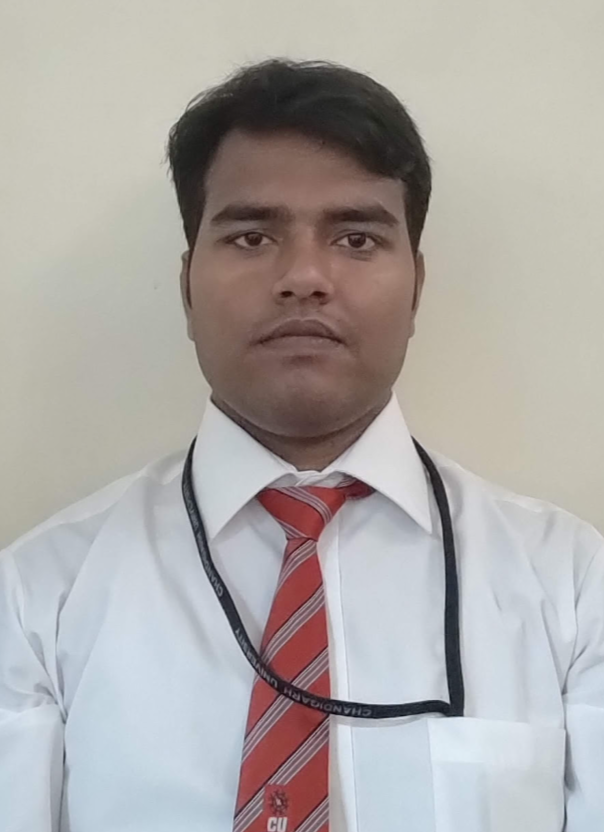
#> input picture 7th Sem/Computer Vision/CV Lab/images/Vivek.png, 604 x 832 px
$ jupyter execute WorkSheet_1.ipynb
#> lines starting #> are read from the running program, lines starting #| are printed output that depends on the picture
**Import necessary libraries**

[cell 1]
import cv2 as cv
import skimage.io as io
import matplotlib.pyplot as plt
import skimage.transform as transform
import skimage.segmentation as segmentation

**Load the image**

[cell 2]
image = io.imread('images/Vivek.png')
#> image is the input picture: shape (832, 604, 4); mean R, G, B, A 174, 169.8, 167.2, 255

**Display the original Dimension & images**

[cell 3]
print('Original Dimensions : ', image.shape)
#| Original Dimensions :  (832, 604, 4)
io.imshow(image)

**Using Transform the Image is resized**

[cell 4]
resized_image = transform.resize(image, (200, 200))
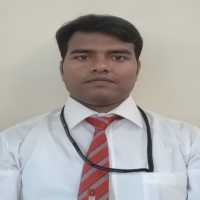
#> resized_image: shape (200, 200, 4) float64; mean R, G, B, A 0.682, 0.666, 0.656, 1; transparent parts drawn white
print('Resized Dimensions : ', resized_image.shape)
#| Resized Dimensions :  (200, 200, 4)
io.imshow(resized_image)

**Show Segmented Part of Image**

[cell 5]
segmented_image = segmentation.slic(image, n_segments=100)
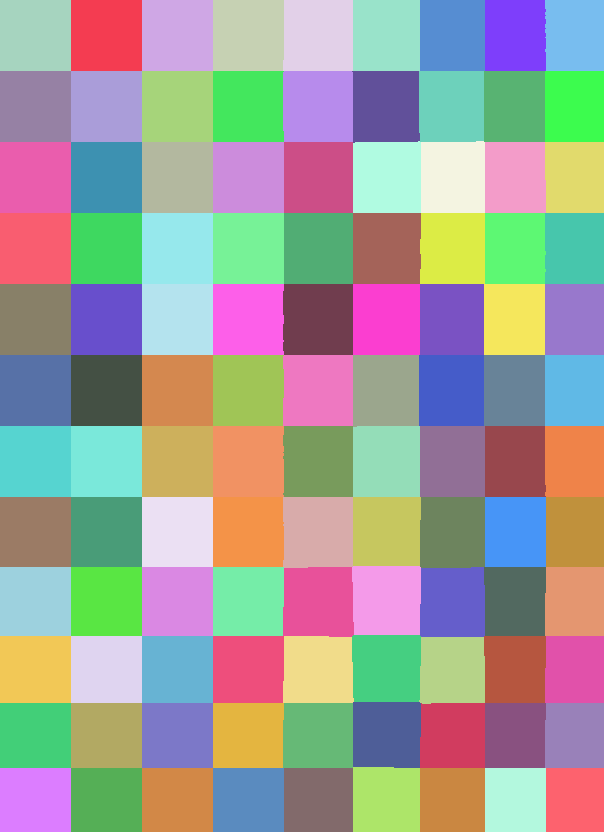
#> segmented_image: shape (832, 604) int64; 108 distinct labels, from 1 to 108; one colour per label, 0 black
io.imshow(segmented_image)

**Assign Plotting Style**

[cell 6]
plt.style.use('seaborn')

**Convert The Images in Different Category**

[cell 7]
loaded_image = cv.cvtColor(image,cv.COLOR_BGR2RGB)
gray_image = cv.cvtColor(loaded_image,cv.COLOR_BGR2GRAY)
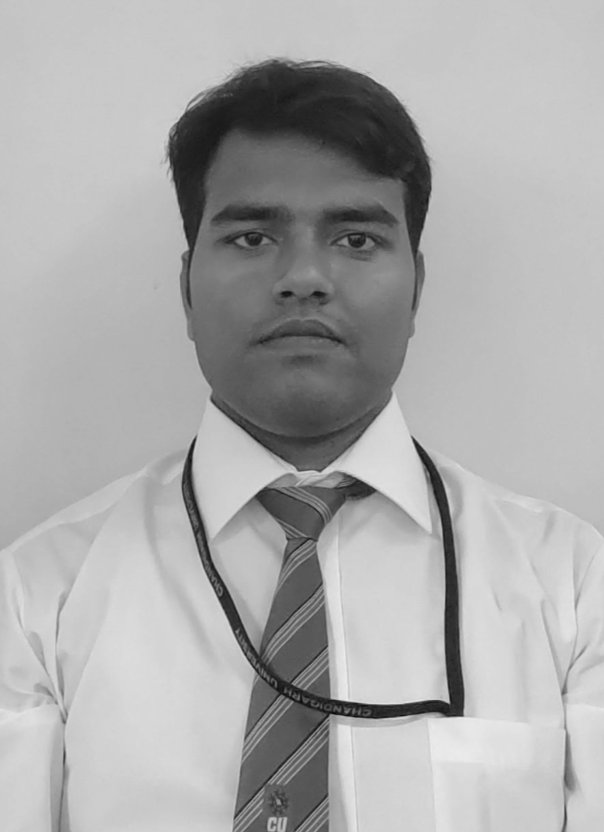
#> gray_image: shape (832, 604); min 6, max 236, mean 170.7
edged_image = cv.Canny(gray_image, threshold1=30, threshold2=100)
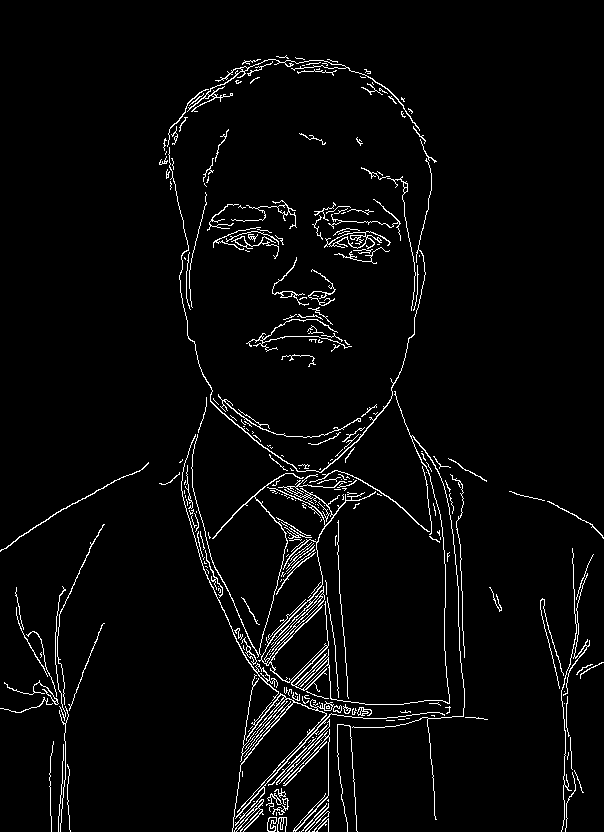
#> edged_image: shape (832, 604); 3.5% white in thin lines or dots

$ run again, with 7th Sem/Computer Vision/CV Lab/images/exp4-1.png copied over 7th Sem/Computer Vision/CV Lab/images/Vivek.png
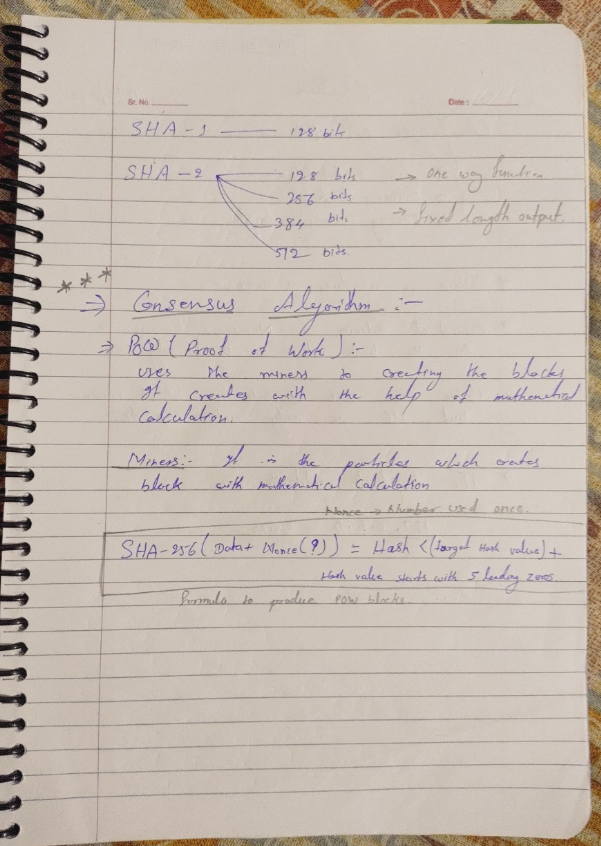
#> input picture 7th Sem/Computer Vision/CV Lab/images/exp4-1.png, 601 x 846 px
#> image is the input picture: shape (846, 601, 4); mean R, G, B, A 195.2, 184, 173.8, 255
#| Original Dimensions :  (846, 601, 4)
#| Resized Dimensions :  (200, 200, 4)
#> `segmented_image = segmentation.slic(image, n_segments=100)`:
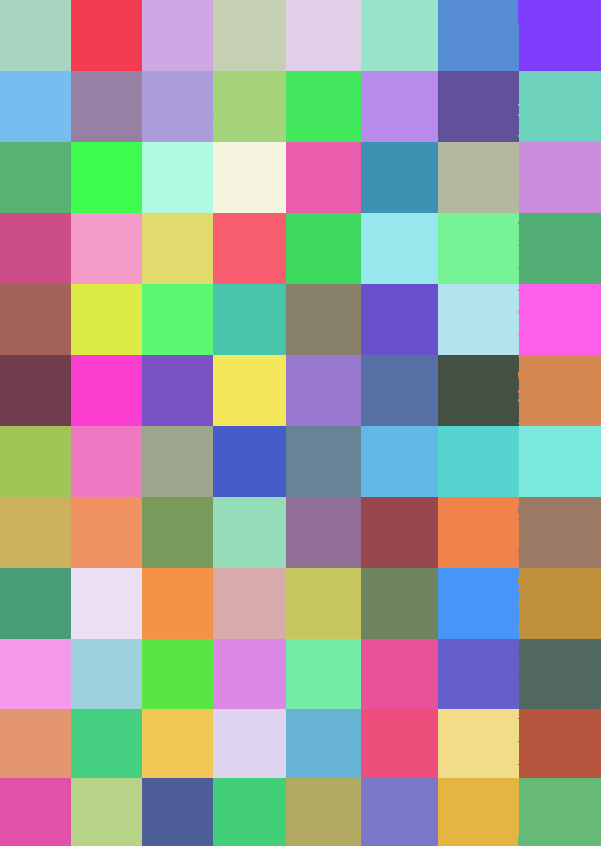
#> segmented_image: shape (846, 601) int64; 96 distinct labels, from 1 to 96; one colour per label, 0 black
#> `edged_image = cv.Canny(gray_image, threshold1=30, threshold2=100)`:
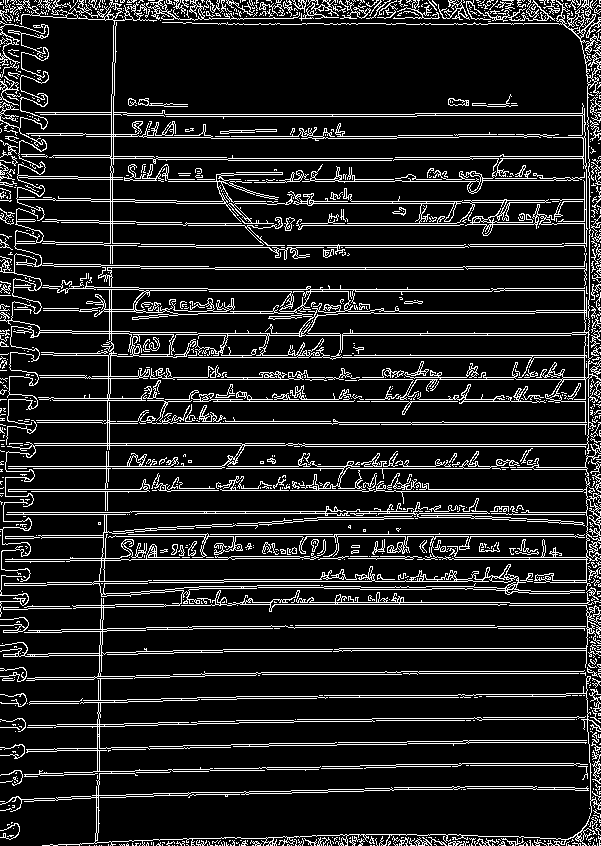
#> edged_image: shape (846, 601); 12.9% white in thin lines or dots

$ run again, with 7th Sem/Computer Vision/CV Lab/images/exp4-2.png copied over 7th Sem/Computer Vision/CV Lab/images/Vivek.png
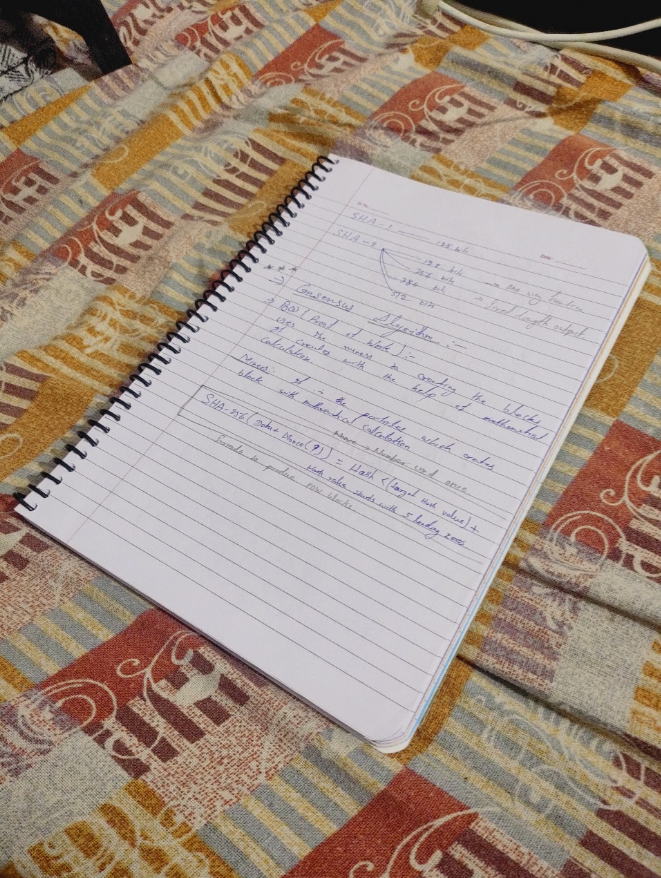
#> input picture 7th Sem/Computer Vision/CV Lab/images/exp4-2.png, 661 x 878 px
#> image is the input picture: shape (878, 661, 4); mean R, G, B, A 162.8, 144.6, 131.3, 255
#| Original Dimensions :  (878, 661, 4)
#| Resized Dimensions :  (200, 200, 4)
#> `segmented_image = segmentation.slic(image, n_segments=100)`:
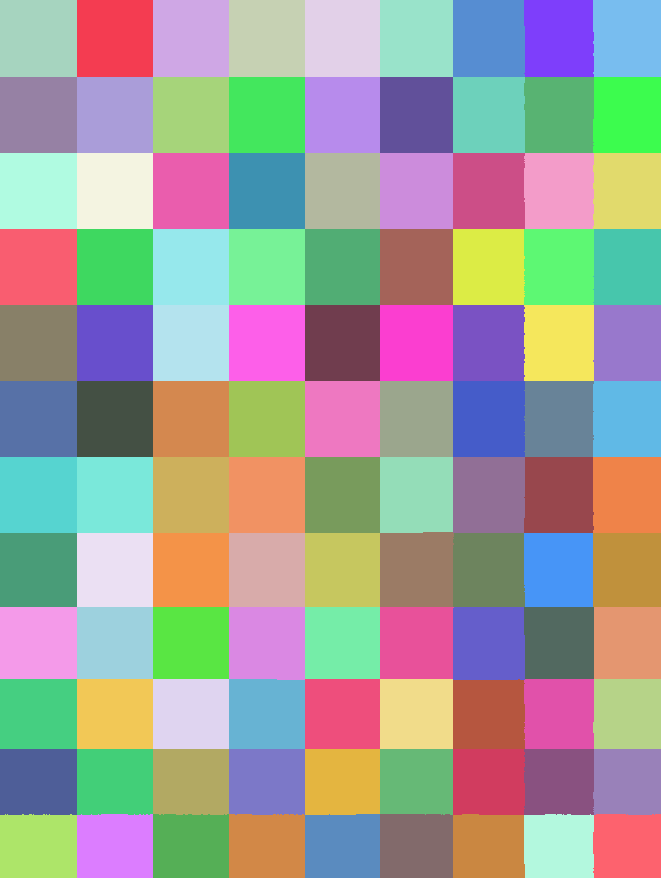
#> segmented_image: shape (878, 661) int64; 108 distinct labels, from 1 to 108; one colour per label, 0 black
#> `edged_image = cv.Canny(gray_image, threshold1=30, threshold2=100)`:
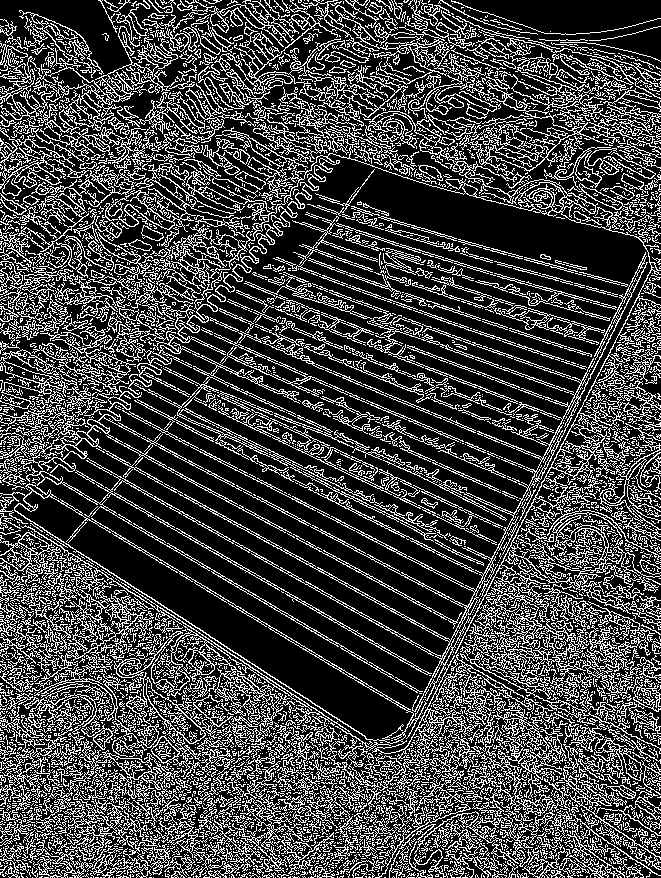
#> edged_image: shape (878, 661); 26.5% white in thin lines or dots
